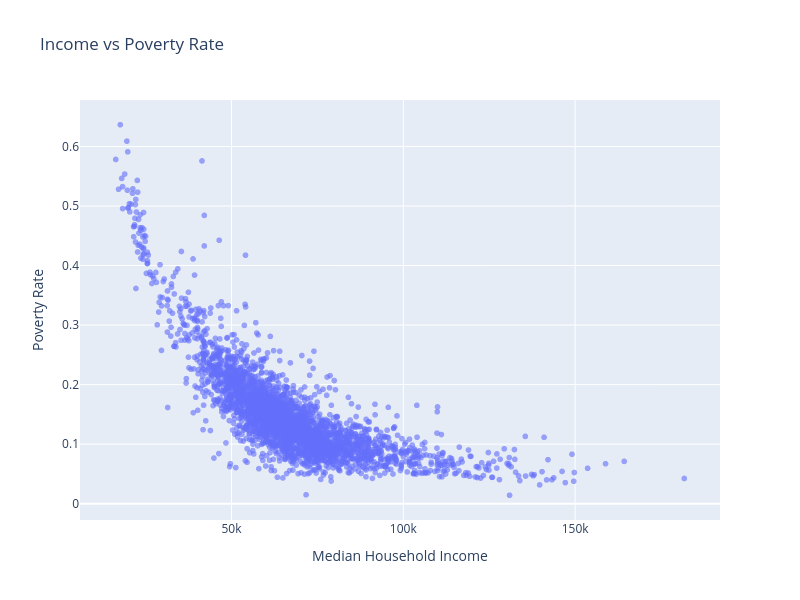

This figure's notebook cell:
### Markdown cell above
## Income vs Poverty Relationship

This plot examines the relationship between median household income and poverty rate across U.S. counties.

Understanding this relationship helps identify how income levels influence economic hardship.

### Code cell
# -------------------------------------------------------
# Income vs Poverty Relationship (Interactive - Plotly)
# -------------------------------------------------------

import plotly.express as px

fig = px.scatter(
    df,
    x="median_household_income",
    y="poverty_rate",
    title="Income vs Poverty Rate",
    opacity=0.6,
    hover_data=["county_name"],
    labels={
        "median_household_income": "Median Household Income",
        "poverty_rate": "Poverty Rate"
    }
)

fig.update_layout(
    width=800,
    height=600
)

fig.show()

### Figure 1 — Plotly figure (JSON) as saved in the notebook; plotly's stock layout.template omitted (floating-point values rounded to 4 significant figures; data arrays with more than 128 entries replaced by an {"elided": "..."} marker saying what was removed)
{"data": [{"customdata": {"elided": "3222x1 str values"}, "hovertemplate": "Median Household Income=%{x}<br>Poverty Rate=%{y}<br>county_name=%{customdata[0]}<extra></extra>", "legendgroup": "", "marker": {"color": "#636efa", "opacity": 0.6, "symbol": "circle"}, "mode": "markers", "name": "", "showlegend": false, "type": "scattergl", "x": {"elided": "3222 float values"}, "xaxis": "x", "y": {"elided": "3222 float values"}, "yaxis": "y"}], "layout": {"height": 600, "legend": {"tracegroupgap": 0}, "title": {"text": "Income vs Poverty Rate"}, "width": 800, "xaxis": {"anchor": "y", "autorange": true, "domain": [0, 1], "range": [5910.0, 192200.0], "title": {"text": "Median Household Income"}, "type": "linear"}, "yaxis": {"anchor": "x", "autorange": true, "domain": [0, 1], "range": [-0.02741, 0.678], "title": {"text": "Poverty Rate"}, "type": "linear"}}}
